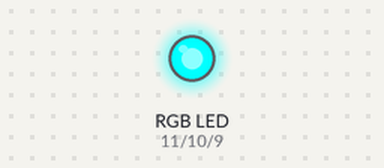
Bench run of a sketch on a simulated Arduino Uno, built with avr-gcc and run on an emulated ATmega328P. On the bench: an RGB LED mixed from three pins (HIGH = lit).

Above: at 0.5 s.
At 1.5 s:
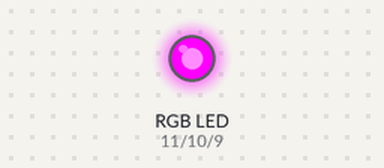
At 2.5 s:
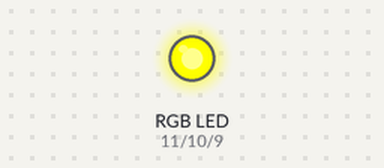
At 3.5 s:
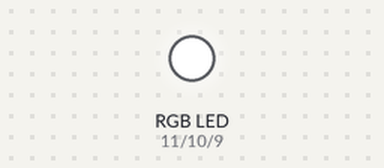
Timing chart, 0 to 5.2 s (numbered marks = the images above):
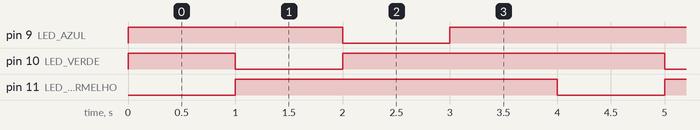

The sketch:

Luzes_Coloridas.ino
```cpp
//  NOME Luzes Coloridas
//CURSO SIGNAL SPARK
//AUTOR JOSE LUIZ RYBARCZYK FILHO

//DECLARA A VARIAVEL LED_VERMELHO E ATRIBUI A PORTA 11

#define LED_VERMELHO 11

//DECLARA A VARIAVEL LED_VERDE E ATRIBUI A PORTA 10

#define LED_VERDE 10

//DECLARA A VARIAVEL LED_AZUL E ATRIBUI A PORTA 9
#define LED_AZUL 9


// FUNCAO PARA LIGAR LED VERMELHO
void Liga_Vermelho(){

  digitalWrite(LED_VERMELHO, LOW);
  digitalWrite(LED_VERDE, HIGH);
  digitalWrite(LED_AZUL, HIGH);

}

// FUNCAO PARA LIGAR LED VERDE

void Liga_Verde() {

  digitalWrite(LED_VERMELHO, HIGH);
  digitalWrite(LED_VERDE,LOW);
  digitalWrite(LED_AZUL, HIGH);

}

// FUNCAO PARA LIGAR LED AZUL

void Liga_Azul() {

  digitalWrite(LED_VERMELHO, HIGH);
  digitalWrite(LED_VERDE,HIGH);
  digitalWrite(LED_AZUL, LOW);

}

// FUNCAO PARA DESLIGAR LED

void Desliga_Led() {

  digitalWrite(LED_VERMELHO, HIGH);
  digitalWrite(LED_VERDE,HIGH);
  digitalWrite(LED_AZUL, HIGH);

}


void setup() {
// CONFIGURA A PORTA 11 COMO SAIDA PARA O LED VERMELHO
  pinMode(LED_VERMELHO, OUTPUT);

// CONFIGURA A PORTA 10 COMO SAIDA PARA O LED VERDE
  pinMode(LED_VERDE, OUTPUT);

// CONFIGURA A PORTA 9 COMO SAIDA PARA O LED AZUL
  pinMode(LED_AZUL, OUTPUT);

// FUNCAO PARA APAGAR O LED RGB
  Desliga_Led();

}

//----------------Funcao executada repetidamente enquanto o sistema estiver ligado----------------

void loop() {
// ACENDE A COR VERMELHA E APAGA AS DEMAIS
  Liga_Vermelho();

 // AGUARDA 1000 MILISSEGUNDOS
  delay(1000);

// ACENDE A COR VERDEA E APAGA AS DEMAIS
  Liga_Verde();

  // AGUARDA 1000 MILISSEGUNDOS
  delay(1000);

// ACENDE A COR AZUL E APAGA AS DEMAIS
  Liga_Azul();

  // AGUARDA 1000 MILISSEGUNDOS
  delay(1000);

  Desliga_Led();
 // AGUARDA 1000 MILISSEGUNDOS
  delay(1000);

}
```

Measured:
- by itself, pin 9 (LED_AZUL), pin 10 (LED_VERDE), pin 11 (LED_VERMELHO): alternates HIGH for 3.0 s and LOW for 1.0 s
- by itself, everything shown: repeats every 4.0 s, in 4 steps
